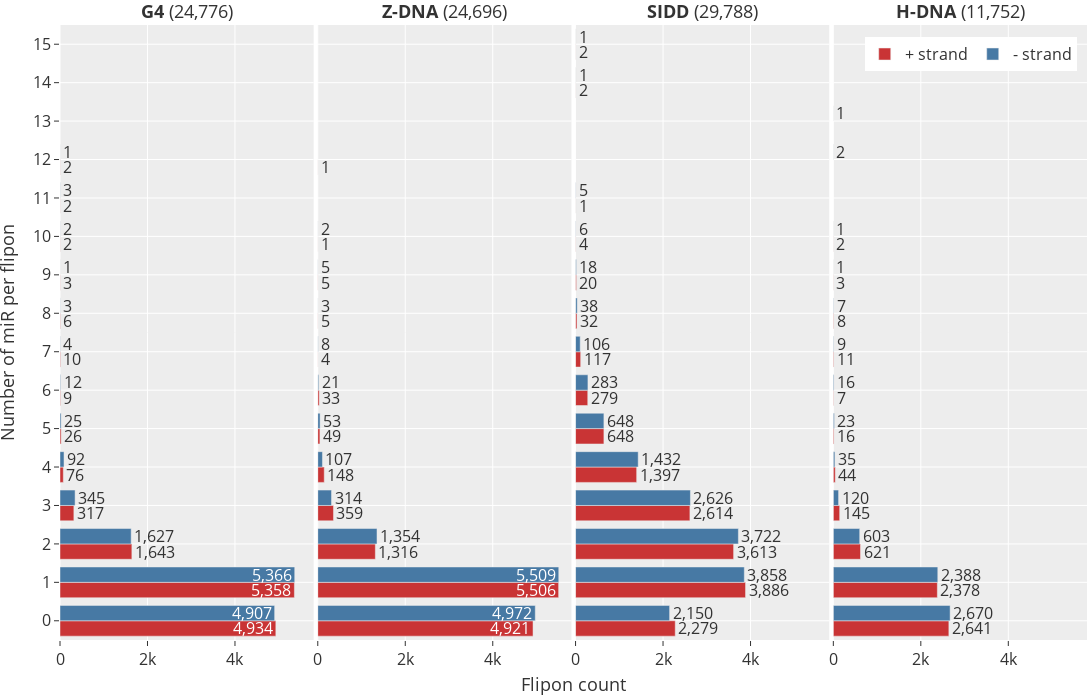

This figure's notebook cell:
### Code cell
groups = ("G4", "Z-DNA", "SIDD", "H-DNA")
categories = {
    "mir_p_count": "+ strand",
    "mir_m_count": "- strand",
}
colors = {
    "+ strand": COLORS['SIDD'],
    "- strand": COLORS['Z-DNA'],
}

n_rows = 1
n_cols = 4

fig = ps.make_subplots(
    rows=n_rows,
    cols=n_cols,
    shared_xaxes="all",
    shared_yaxes="all",
    horizontal_spacing=0.004,
    vertical_spacing=0.01,
    column_titles=[
        f"<b>{x}</b> ({plotly_data[plotly_data['Flipon'] == x.lower()]['total'].sum():,d})"
        for x in groups
    ],
    y_title="Number of miR per flipon",
    x_title="Flipon count",
)

for i, group in enumerate(groups):
    for category, name in categories.items():
        df = plotly_data[
            (plotly_data["Flipon"] == group.lower())
            & (plotly_data["variable"] == category)
        ]
        sub = pgo.Bar(
            x=df["total"],
            y=df["value"],
            name=name,
            texttemplate="%{x:,d}",
            textposition=df["total"].apply(
                lambda x: "outside" if x < 4000 else "inside"
            ),
            marker=dict(color=colors[name]),
            orientation="h",
            width=0.4,
            showlegend=True if (i == 0) else False,
        )
        fig.add_trace(sub, row=1, col=i + 1)
    if i:
        fig.update_yaxes(ticks="", row=1, col=i + 1)


fig.update_xaxes(tickformat="s")
fig.update_xaxes(ticks="outside", row=n_rows)
fig.update_yaxes(dtick=1)
fig.update_annotations(font=dict(size=18))

fig.update_layout(
    # title=f"Flipons enriched with miRNA seed-regions ({plotly_data['count'].sum():,d})",
    # title_x=0.0035,
    # title_y=.985,
    height=700,
    width=1200,
    font=dict(size=16),
    uniformtext_minsize=16,
    uniformtext_mode="show",
    margin=dict(l=60, r=5, t=25, b=60),
    legend=dict(
        # title_text="Flipon group",
        # traceorder="reversed",
        orientation="h",
        yanchor="bottom",
        y=.925,
        xanchor="right",
        x=.99,
    ),
    template="ggplot2",
)

fig.write_image(D_IMG / "Figure.2D.png", scale=2)
fig.show()

### Figure 1 — Plotly figure (JSON) as saved in the notebook; plotly's stock layout.template omitted (floating-point values rounded to 4 significant figures)
{"data": [{"marker": {"color": "#C93435"}, "name": "+ strand", "orientation": "h", "showlegend": true, "textposition": ["inside", "inside", "outside", "outside", "outside", "outside", "outside", "outside", "outside", "outside", "outside", "outside", "outside"], "texttemplate": "%{x:,d}", "type": "bar", "width": 0.4, "x": [5358, 4934, 1643, 317, 76, 26, 10, 9, 6, 3, 2, 2, 2], "xaxis": "x", "y": [1, 0, 2, 3, 4, 5, 7, 6, 8, 9, 10, 12, 11], "yaxis": "y"}, {"marker": {"color": "#4779A4"}, "name": "- strand", "orientation": "h", "showlegend": true, "textposition": ["inside", "inside", "outside", "outside", "outside", "outside", "outside", "outside", "outside", "outside", "outside", "outside", "outside"], "texttemplate": "%{x:,d}", "type": "bar", "width": 0.4, "x": [5366, 4907, 1627, 345, 92, 25, 12, 4, 3, 3, 2, 1, 1], "xaxis": "x", "y": [1, 0, 2, 3, 4, 5, 6, 7, 8, 11, 10, 12, 9], "yaxis": "y"}, {"marker": {"color": "#C93435"}, "name": "+ strand", "orientation": "h", "showlegend": false, "textposition": ["inside", "inside", "outside", "outside", "outside", "outside", "outside", "outside", "outside", "outside", "outside", "outside"], "texttemplate": "%{x:,d}", "type": "bar", "width": 0.4, "x": [5506, 4921, 1316, 359, 148, 49, 33, 5, 5, 4, 1, 1], "xaxis": "x2", "y": [1, 0, 2, 3, 4, 5, 6, 9, 8, 7, 10, 12], "yaxis": "y2"}, {"marker": {"color": "#4779A4"}, "name": "- strand", "orientation": "h", "showlegend": false, "textposition": ["inside", "inside", "outside", "outside", "outside", "outside", "outside", "outside", "outside", "outside", "outside"], "texttemplate": "%{x:,d}", "type": "bar", "width": 0.4, "x": [5509, 4972, 1354, 314, 107, 53, 21, 8, 5, 3, 2], "xaxis": "x2", "y": [1, 0, 2, 3, 4, 5, 6, 7, 9, 8, 10], "yaxis": "y2"}, {"marker": {"color": "#C93435"}, "name": "+ strand", "orientation": "h", "showlegend": false, "textposition": ["outside", "outside", "outside", "outside", "outside", "outside", "outside", "outside", "outside", "outside", "outside", "outside", "outside", "outside"], "texttemplate": "%{x:,d}", "type": "bar", "width": 0.4, "x": [3886, 3613, 2614, 2279, 1397, 648, 279, 117, 32, 20, 4, 2, 2, 1], "xaxis": "x3", "y": [1, 2, 3, 0, 4, 5, 6, 7, 8, 9, 10, 15, 14, 11], "yaxis": "y3"}, {"marker": {"color": "#4779A4"}, "name": "- strand", "orientation": "h", "showlegend": false, "textposition": ["outside", "outside", "outside", "outside", "outside", "outside", "outside", "outside", "outside", "outside", "outside", "outside", "outside", "outside"], "texttemplate": "%{x:,d}", "type": "bar", "width": 0.4, "x": [3858, 3722, 2626, 2150, 1432, 648, 283, 106, 38, 18, 6, 5, 1, 1], "xaxis": "x3", "y": [1, 2, 3, 0, 4, 5, 6, 7, 8, 9, 10, 11, 14, 15], "yaxis": "y3"}, {"marker": {"color": "#C93435"}, "name": "+ strand", "orientation": "h", "showlegend": false, "textposition": ["outside", "outside", "outside", "outside", "outside", "outside", "outside", "outside", "outside", "outside", "outside"], "texttemplate": "%{x:,d}", "type": "bar", "width": 0.4, "x": [2641, 2378, 621, 145, 44, 16, 11, 8, 7, 3, 2], "xaxis": "x4", "y": [0, 1, 2, 3, 4, 5, 7, 8, 6, 9, 10], "yaxis": "y4"}, {"marker": {"color": "#4779A4"}, "name": "- strand", "orientation": "h", "showlegend": false, "textposition": ["outside", "outside", "outside", "outside", "outside", "outside", "outside", "outside", "outside", "outside", "outside", "outside", "outside"], "texttemplate": "%{x:,d}", "type": "bar", "width": 0.4, "x": [2670, 2388, 603, 120, 35, 23, 16, 9, 7, 2, 1, 1, 1], "xaxis": "x4", "y": [0, 1, 2, 3, 4, 5, 6, 7, 8, 12, 13, 9, 10], "yaxis": "y4"}], "layout": {"annotations": [{"font": {"size": 18}, "showarrow": false, "text": "<b>G4</b> (24,776)", "x": 0.1235, "xanchor": "center", "xref": "paper", "y": 1, "yanchor": "bottom", "yref": "paper"}, {"font": {"size": 18}, "showarrow": false, "text": "<b>Z-DNA</b> (24,696)", "x": 0.3745, "xanchor": "center", "xref": "paper", "y": 1, "yanchor": "bottom", "yref": "paper"}, {"font": {"size": 18}, "showarrow": false, "text": "<b>SIDD</b> (29,788)", "x": 0.6255, "xanchor": "center", "xref": "paper", "y": 1, "yanchor": "bottom", "yref": "paper"}, {"font": {"size": 18}, "showarrow": false, "text": "<b>H-DNA</b> (11,752)", "x": 0.8765, "xanchor": "center", "xref": "paper", "y": 1, "yanchor": "bottom", "yref": "paper"}, {"font": {"size": 18}, "showarrow": false, "text": "Flipon count", "x": 0.5, "xanchor": "center", "xref": "paper", "y": 0, "yanchor": "top", "yref": "paper", "yshift": -30}, {"font": {"size": 18}, "showarrow": false, "text": "Number of miR per flipon", "textangle": -90, "x": 0, "xanchor": "right", "xref": "paper", "xshift": -40, "y": 0.5, "yanchor": "middle", "yref": "paper"}], "font": {"size": 16}, "height": 700, "legend": {"orientation": "h", "x": 0.99, "xanchor": "right", "y": 0.925, "yanchor": "bottom"}, "margin": {"b": 60, "l": 60, "r": 5, "t": 25}, "uniformtext": {"minsize": 16, "mode": "show"}, "width": 1200, "xaxis": {"anchor": "y", "domain": [0, 0.247], "tickformat": "s", "ticks": "outside"}, "xaxis2": {"anchor": "y2", "domain": [0.251, 0.498], "matches": "x", "tickformat": "s", "ticks": "outside"}, "xaxis3": {"anchor": "y3", "domain": [0.502, 0.749], "matches": "x", "tickformat": "s", "ticks": "outside"}, "xaxis4": {"anchor": "y4", "domain": [0.753, 1], "matches": "x", "tickformat": "s", "ticks": "outside"}, "yaxis": {"anchor": "x", "domain": [0, 1], "dtick": 1}, "yaxis2": {"anchor": "x2", "domain": [0, 1], "dtick": 1, "matches": "y", "showticklabels": false, "ticks": ""}, "yaxis3": {"anchor": "x3", "domain": [0, 1], "dtick": 1, "matches": "y", "showticklabels": false, "ticks": ""}, "yaxis4": {"anchor": "x4", "domain": [0, 1], "dtick": 1, "matches": "y", "showticklabels": false, "ticks": ""}}}
